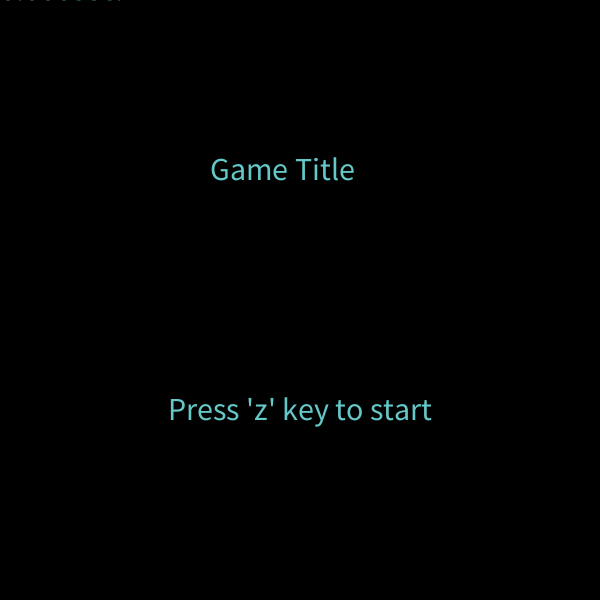
Frame 1 (no input)
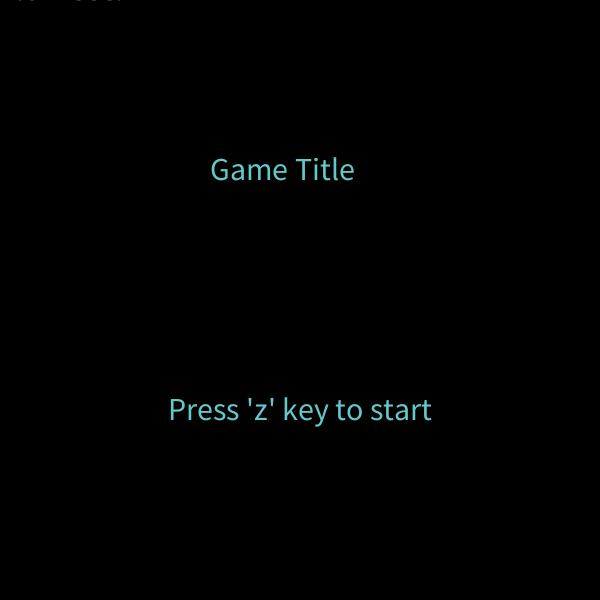
Frame 60 (the mouse pressed at the canvas centre just before this capture)
Frame 120 (the mouse held since frame 60 and released just before this capture): identical to frame 60, image omitted

The Processing sketch that drew these frames (run headless with seeded random() and noise(); from frame 60 on, the mouse is pressed at the canvas centre):

// Processing sketch: kurukuru
// ── kurukuru.pde
PVector basePos = new PVector();
int EffectFlag = 0;

class Stage {
  int x, y, w, h;
  int flag;

  void wall() {
    if (1 <= flag && flag <= 6) {
      ellipse(x*4, y*4, w*4, h*4);
    }
    else {
      //rect(x, y, w, h);
      rect(x*4, y*4, w*4, h*4);
    }
  }

  void obstacle() {
  }

  int makeRandom(int n, int m) {
    int r = int(random(n)+m);
    return r;
  }

  boolean hit(int px, int py) {
    if (x*4 <= px && px <= x*4+w*4) {
      if (y*4 <= py && py <= y*4+h*4) {
        return false;
      }
      else {
        return true;
      }
    }
    else {
      return true;
    }
  }

  boolean goal(int px, int py) {
    if (dist(px, py, x*4, y*4) <= 30) {
      return true;
    }
    else {
      return false;
    }
  }
}

class Player {
  int x = 50;
  int y = 50;
  float flag;
  void spinPole() {
    ellipse(x, y, 15*3, 15*3);
  }

  void spinArrow() {
  }

  void progress() {
  }
}

abstract class Effect {
  long t_effect;
  float t;

  Effect() {
    t_effect = millis();
  }

  Effect doEffect() {
    t = (millis() - t_effect) / 1000.0;
    text(nf(t, 1, 3)  + "sec.", basePos.x, basePos.y);
    drawEffect();
    return decideEffect();
  }

  abstract void drawEffect();
  abstract Effect decideEffect();
}

class TitleEffect extends Effect {
  void drawEffect() {
    text("Game Title", width * 0.35, height * 0.3);
    text("Press 'z' key to start", width * 0.28, height * 0.7);
  }

  Effect decideEffect() {
    if (keyPressed && key == 'z') { // if 'z' key is pressed
      EffectFlag += 1;
      return new GameEffect(); // start game
    }
    return this;
  }
}

class GameEffect extends Effect {
  void drawEffect() {
    text("Game (for 5 seconds)))))))))))))))))))))))))))))))))))))))))))", width * 0.5, height * 0.5);
  }

  Effect decideEffect() {
    if (EffectFlag == 2) { // if ellapsed time is larger than
      return new EndingEffect(); // go to ending
    } 
    return this;
  }
}

class EndingEffect extends Effect {
  void drawEffect() {
    text("GAME CLEAR", width * 0.5, height * 0.5);
    EffectFlag += 1;
    if (EffectFlag == 3) {
      text("Press 'a' to restart game.", width * 0.5, height * 0.7);
    }
  }

  Effect decideEffect() {
    if (EffectFlag >= 3 && keyPressed && key == 'a') {
      EffectFlag = 0;
      return new TitleEffect();
    }
    return this;
  }
}
//state
Effect effect;

//room
Stage s1, s2, s3, s4, s5, s6;

//path
Stage s1_r, s1_d;
Stage s2_l, s2_d, s2_r;
Stage s3_l, s3_d;
Stage s4_u, s4_r;
Stage s5_l, s5_u, s5_r;
Stage s6_l, s6_u;

//bridge
Stage b1, b2, b3, b4, b5, b6, b7;

//goal
Stage g;

//pole
Player p;

//state
Effect e;

//first xy
int x0, y0;

void setup() {
  //size(900, 600);
  size(600, 600);
  //  size(300, 200);

  textSize(32); 
  fill(128);
  e =new TitleEffect();

  s1 = new Stage();
  s2 = new Stage();
  s3 = new Stage();
  s4 = new Stage();
  s5 = new Stage();
  s6 = new Stage();

  s1_r = new Stage();
  s1_d = new Stage();
  s2_l = new Stage();
  s2_d = new Stage();
  s2_r = new Stage();
  s3_l = new Stage();
  s3_d = new Stage();
  s4_u = new Stage();
  s4_r = new Stage();
  s5_l = new Stage();
  s5_u = new Stage();
  s5_r = new Stage();
  s6_l = new Stage();
  s6_u = new Stage();

  b1 = new Stage();
  b2 = new Stage();
  b3 = new Stage();
  b4 = new Stage();
  b5 = new Stage();
  b6 = new Stage();
  b7 = new Stage();

  g = new Stage();

  p = new Player();
  e = new TitleEffect();

  noStroke();
  fill(200, 100, 100);
  rect(0, 0, 300, 300);

  fill(100, 200, 100);
  rect(300, 0, 300, 300);

  fill(100, 100, 200);
  rect(600, 0, 300, 300);

  fill(200, 200, 100);
  rect(0, 300, 300, 300);

  fill(200, 100, 200);
  rect(300, 300, 300, 300);

  fill(100, 200, 200);
  rect(600, 300, 300, 300);

  s1.x = s1.makeRandom(40, 30);
  s1.y = s1.makeRandom(40, 30);
  s1.w = s1.makeRandom(150, 80);
  s1.h = s1.makeRandom(150, 80);

  s2.x = s2.makeRandom(40, 330);
  s2.y = s2.makeRandom(40, 30);
  s2.w = s2.makeRandom(150, 80);
  s2.h = s2.makeRandom(150, 80);

  s3.x = s3.makeRandom(40, 630);
  s3.y = s3.makeRandom(40, 30);
  s3.w = s3.makeRandom(150, 80);
  s3.h = s3.makeRandom(150, 80);

  s4.x = s4.makeRandom(40, 30);
  s4.y = s4.makeRandom(40, 330);
  s4.w = s4.makeRandom(150, 80);
  s4.h = s4.makeRandom(150, 80);

  s5.x = s5.makeRandom(40, 330);
  s5.y = s5.makeRandom(40, 330);
  s5.w = s5.makeRandom(150, 80);
  s5.h = s5.makeRandom(150, 80);

  s6.x = s6.makeRandom(40, 630);
  s6.y = s6.makeRandom(40, 330);
  s6.w = s6.makeRandom(150, 80);
  s6.h = s6.makeRandom(150, 80);

  s1_r.x = s1.x+s1.w;
  s1_r.y = int(random(s1.y)+s1.h-20);
  s1_r.w = 300-s1.x-s1.w;
  s1_r.h = 20;

  s1_d.x = int(random(s1.x)+s1.w-20);
  s1_d.y = s1.y+s1.h;
  s1_d.w = 20;
  s1_d.h = 300-s1.y-s1.h;

  s2_l.x = s2.x;
  s2_l.y = int(random(s2.y)+s2.h-20);
  s2_l.w = 300-s2.x;
  s2_l.h = 20;

  s2_d.x = int(random(s2.x, (s2.x)+s2.w-20));
  s2_d.y = s2.y+s2.h;
  s2_d.w = 20;
  s2_d.h = 300-s2.y-s2.h;

  s2_r.x = s2.x+s2.w;
  s2_r.y = int(random(s2.y)+s2.h-20);
  s2_r.w = 600-s2.x-s2.w;
  s2_r.h = 20;

  s3_l.x = s3.x;
  s3_l.y = int(random(s3.y)+s3.h-20);
  s3_l.w = 600-s3.x;
  s3_l.h = 20;

  s3_d.x = int(random(s3.x, (s3.x)+s3.w-20));
  s3_d.y = s3.y+s3.h;
  s3_d.w = 20;
  s3_d.h = 300-s3.y-s3.h;

  s4_u.x = int(random(s4.x, (s4.x)+s4.w-20));
  s4_u.y = s4.y;
  s4_u.w = 20;
  s4_u.h = 300-s4.y;

  s4_r.x = s4.x+s4.w;
  s4_r.y = int(random(s4.y, (s4.y)+s4.h-20));
  s4_r.w = 300-s4.x-s4.w;
  s4_r.h = 20;

  s5_l.x = s5.x;
  s5_l.y = int(random(s5.y, (s5.y)+s5.h-20));
  s5_l.w = 300-s5.x;
  s5_l.h = 20;

  s5_u.x = int(random(s5.x, (s5.x)+s5.w-20));
  s5_u.y = s5.y;
  s5_u.w = 20;
  s5_u.h = 300-s5.y;

  s5_r.x = s5.x+s5.w;
  s5_r.y = int(random(s5.y, (s5.y)+s5.h-20));
  s5_r.w = 600-s5.x-s5.w;
  s5_r.h = 20;

  s6_l.x = s6.x;
  s6_l.y = int(random(s6.y, (s6.y)+s6.h-20));
  s6_l.w = 600-s6.x;
  s6_l.h = 20;

  s6_u.x = int(random(s6.x, (s6.x)+s6.w-20));
  s6_u.y = s6.y;
  s6_u.w = 20;
  s6_u.h = 300-s6.y;

  if (s2_l.y <= s1_r.y) {
    b1.x = s1_r.x + s1_r.w;
    b1.y = s2_l.y;
    b1.w = 20;
    b1.h = s1_r.y - s2_l.y + 20;
  }
  else {
    b1.x = s1_r.x + s1_r.w;
    b1.y = s1_r.y;
    b1.w = 20;
    b1.h = s2_l.y - s1_r.y;
  }

  if (s3_l.y <= s2_r.y) {
    b2.x = s2_r.x + s2_r.w;
    b2.y = s3_l.y;
    b2.w = 20;
    b2.h = s2_r.y - s3_l.y + 20;
  }
  else {
    b2.x = s2_r.x + s2_r.w;
    b2.y = s2_r.y;
    b2.w = 20;
    b2.h = s3_l.y - s2_r.y;
  }

  if (s1_d.x <= s4_u.x) {
    b3.x = s1_d.x;
    b3.y = s4_u.y + s4_u.h;
    b3.w = s4_u.x - s1_d.x + 20;
    b3.h = 20;
  }
  else {
    b3.x = s4_u.x;
    b3.y = s4_u.y + s4_u.h;
    b3.w = s1_d.x - s4_u.x + 20;
    b3.h = 20;
  }

  if (s5_l.y <= s4_r.y) {
    b4.x = s4_r.x + s4_r.w;
    b4.y = s5_l.y;
    b4.w = 20;
    b4.h = s4_r.y - s5_l.y + 20;
  }
  else {
    b4.x = s4_r.x + s4_r.w;
    b4.y = s4_r.y;
    b4.w = 20;
    b4.h = s5_l.y - s4_r.y;
  }

  if (s2_d.x <= s5_u.x) {
    b5.x = s2_d.x;
    b5.y = s5_u.y + s5_u.h;
    b5.w = s5_u.x - s2_d.x + 20;
    b5.h = 20;
  }
  else {
    b5.x = s5_u.x;
    b5.y = s5_u.y + s5_u.h;
    b5.w = s2_d.x - s5_u.x + 20;
    b5.h = 20;
  }

  if (s6_l.y <= s5_r.y) {
    b6.x = s5_r.x + s5_r.w;
    b6.y = s6_l.y;
    b6.w = 20;
    b6.h = s5_r.y - s6_l.y + 20;
  }
  else {
    b6.x = s5_r.x + s5_r.w;
    b6.y = s5_r.y;
    b6.w = 20;
    b6.h = s6_l.y - s5_r.y;
  }

  if (s3_d.x <= s6_u.x) {
    b7.x = s3_d.x;
    b7.y = s6_u.y + s6_u.h;
    b7.w = s6_u.x - s3_d.x + 20;
    b7.h = 20;
  }
  else {
    b7.x = s6_u.x;
    b7.y = s6_u.y + s6_u.h;
    b7.w = s3_d.x - s6_u.x + 20;
    b7.h = 20;
  }

  g.flag = int(random(1, 7));
  println(g.flag);
  g.x = 10;
  g.y = 10;
  g.w = 20;
  g.h = 20;

  if (g.flag == 1) {
    g.x = int(random(s1.x+20, s1.x+s1.w-20));
    g.y = int(random(s1.y+20, s1.y+s1.h-20));
  }
  else if (g.flag == 2) {
    g.x = int(random(s2.x+20, s2.x+s2.w-20));
    g.y = int(random(s2.y+20, s2.y+s2.h-20));
  }
  else if (g.flag == 3) {
    g.x = int(random(s3.x+20, s3.x+s3.w-20));
    g.y = int(random(s3.y+20, s3.y+s3.h-20));
  }
  else if (g.flag == 4) {
    g.x = int(random(s4.x+20, s4.x+s4.w-20));
    g.y = int(random(s4.y+20, s4.y+s4.h-20));
  }
  else if (g.flag == 5) {
    g.x = int(random(s5.x+20, s5.x+s5.w-20));
    g.y = int(random(s5.y+20, s5.y+s5.h-20));
  }
  else {
    g.x = int(random(s6.x+20, s6.x+s6.w-20));
    g.y = int(random(s6.y+20, s6.y+s6.h-20));
  }

  p.x = int(random(s1.x*3)+s1.w*3-20);
  p.y = int(random(s1.y*3)+s1.h*3-20);
  x0 = p.x;
  y0 = p.y;
}

void keyPressed() {
  if (key == CODED) {
    if (keyCode == RIGHT) {
      p.x += 15;
    }
    if (keyCode == LEFT) {
      p.x -= 15;
    }
    if (keyCode == UP) {
      p.y -= 15;
    }
    if (keyCode == DOWN) {
      p.y += 15;
    }
  }
}


void draw() {
  background(0);
  print(EffectFlag);
  /*
  print(basePos.x);
  print(", " + basePos.y);
  println();
  */
  e = e.doEffect();
  if (EffectFlag >= 1) { 
    basePos.x = (basePos.x * 0.98f + (-p.x + width/2)*0.02f);
    basePos.y = (basePos.y * 0.98f + (-p.y + height/2)*0.02f);
    translate(basePos.x, basePos.y);

    //stage-generate
    noStroke();
    fill(255);
    s1.wall();
    s2.wall();
    s3.wall();
    s4.wall();
    s5.wall();
    s6.wall();

    s1_r.wall();
    s1_d.wall();

    s2_l.wall();
    s2_d.wall();
    s2_r.wall();

    s3_l.wall();
    s3_d.wall();

    s4_u.wall();
    s4_r.wall();

    s5_l.wall();
    s5_u.wall();
    s5_r.wall();

    s6_l.wall();
    s6_u.wall();

    b1.wall();
    b2.wall();
    b3.wall();
    b4.wall();
    b5.wall();
    b6.wall();
    b7.wall();

    p.flag = 1.0;
    if (s1.hit(p.x, p.y) == false) {
      p.flag = 1.0;
    }
    else {
      println("TRUE");
      p.x = x0;
      p.y = y0;
    }

    if (s1.hit(p.x, p.y) == true) {
      if (p.flag == 1.5 && s1_r.hit(p.x, p.y) == false) {
        p.flag = 1.5;
      }
      else {
        println("TRUE");
        p.x = x0;
        p.y = y0;
      }
    }

    /*
  if(s1.hit(p.x, p.y) == false){
     if((s2.hit(p.x, p.y) == true) && (s3.hit(p.x, p.y) == true) &&
     (s4.hit(p.x, p.y) == true) && (s5.hit(p.x, p.y) == true) &&
     (s5.hit(p.x, p.y) == true)){
     //do nothing
     }
     }else{
     println("true 1");
     p.x = x0;
     p.y = y0;
     }
     */

    if (g.goal(p.x, p.y) == true) {
      println("CLEAR");
      EffectFlag += 1;
      setup();
    }
    else {
      //cheak
      //println(dist(p.x, p.y, g.x, g.y));
    }

    fill(100, 100, 200);
    g.wall();

    fill(200, 100, 100);
    p.spinPole();
  }
}
